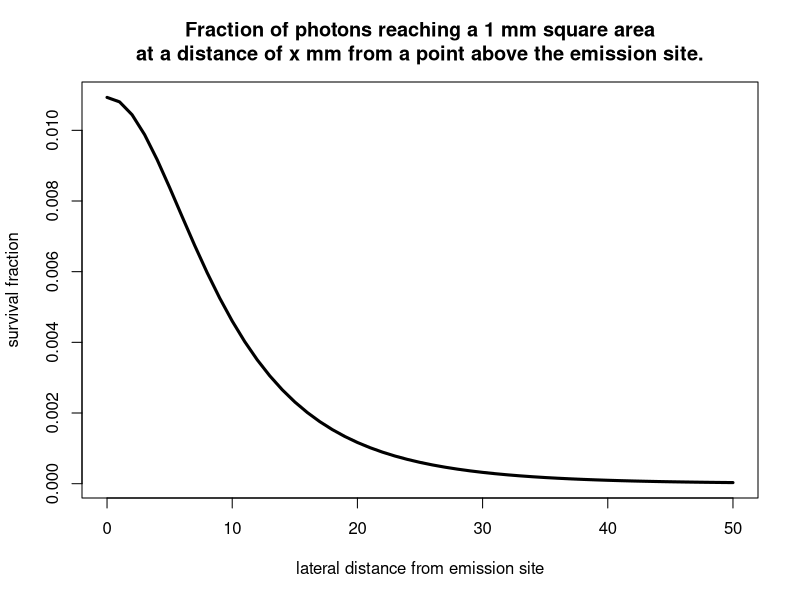

The R source for this figure:
## ---- chunk 1
x <- seq(0, 50, by=1)
b <- 10
r <- sqrt(b^2 + x^2)
y <- 0.92^r * b/(4 * pi * r^(3/2))
plot(y ~ x, type='l', lwd=3, main="Fraction of photons reaching a 1 mm square area\nat a distance of x mm from a point above the emission site.", xlab="lateral distance from emission site", ylab="survival fraction")
